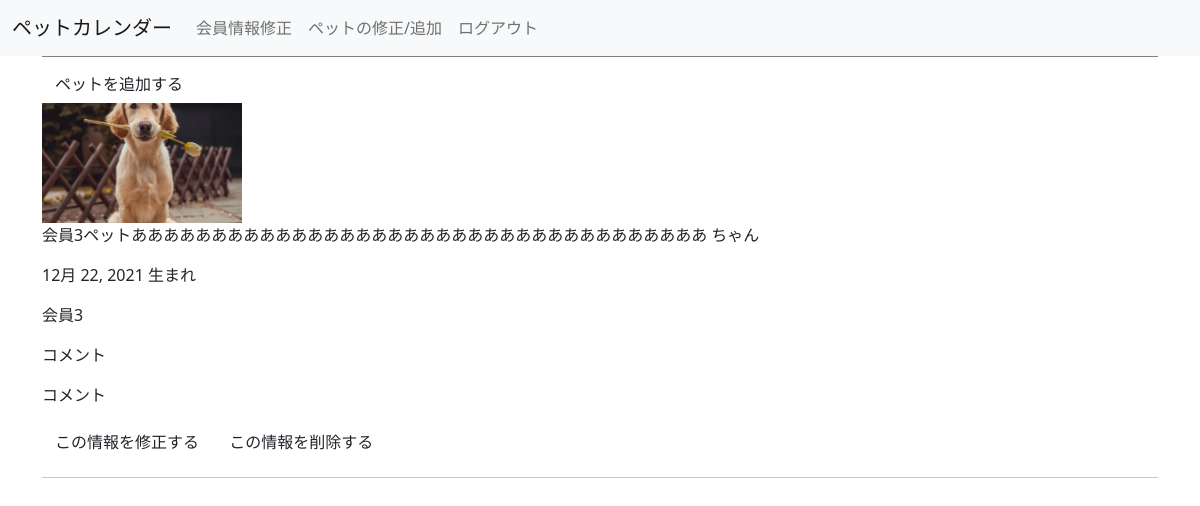
/accounts/list_pet/ (signed in), run on an earlier commit of the app's database.
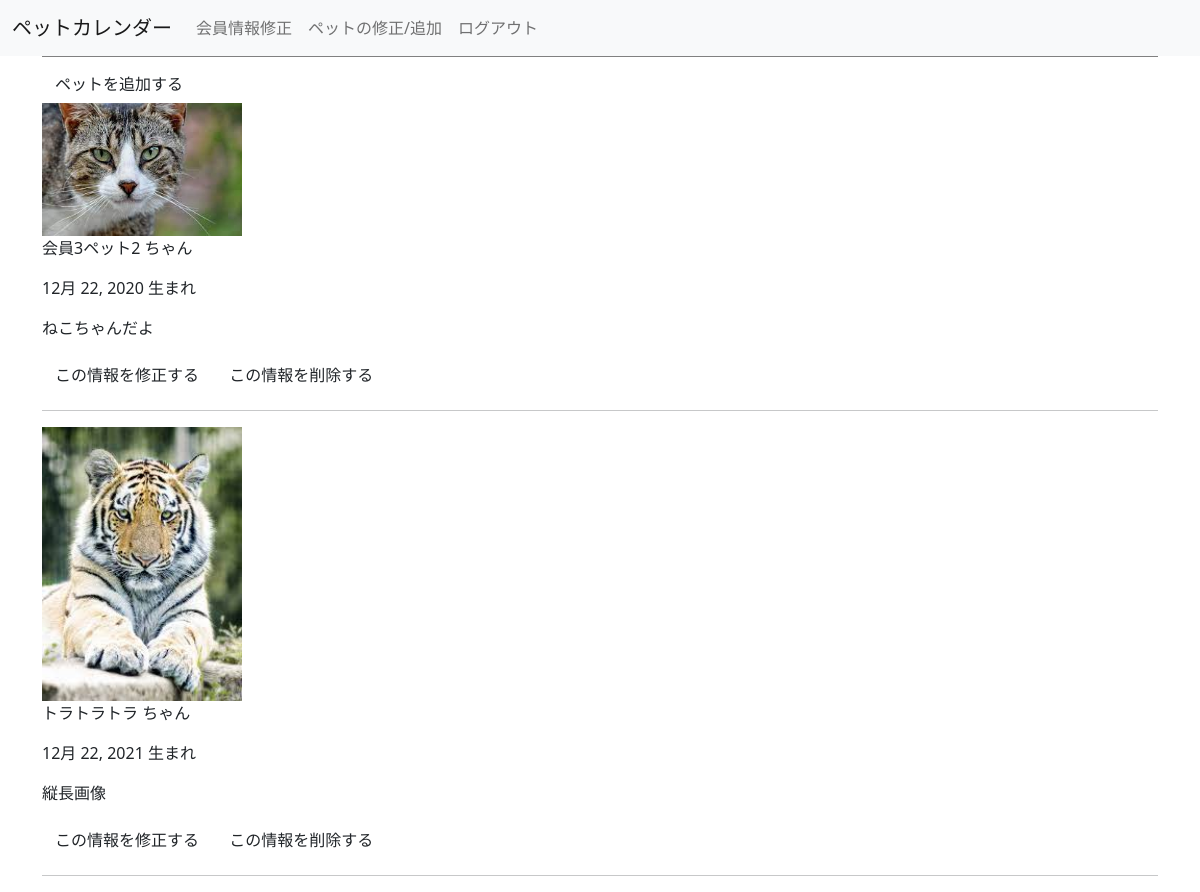
And on a later commit of the database.
### accounts/models.py (models this page shows, shortened)
class Pets(models.Model):
    name = models.CharField(max_length=100, verbose_name="名前")
    gender = models.PositiveIntegerField(verbose_name="性別")
    birthday = models.DateField(verbose_name="誕生日")
    birthday_month = models.PositiveIntegerField(verbose_name="誕生日の月")
    birthday_day = models.PositiveIntegerField(verbose_name="誕生日の日付")
    picture = models.FileField(upload_to='pet/', verbose_name="画像")   # 画像が表示されなければ意味がないので登録必須
    comment = models.CharField(max_length=1000, blank=True)
    user = models.ForeignKey(
        'Users', on_delete=models.CASCADE
    )
    objects = PetsManager()
    class Meta:
        db_table = 'pets'
        verbose_name_plural = 'ペット'
        ordering = ('user',)

### accounts/views.py (the view)
# urls.py: path('list_pet/', views.ListPetView.as_view(), name='list_pet'),
class ListPetView(LoginRequiredMixin, SuccessMessageMixin, ListView):
    model = Pets
    template_name = 'accounts/list_pet.html'
    def get_queryset(self):
        query_set = Pets.objects.filter(user = self.request.user)
        return query_set

### templates/accounts/list_pet.html (shortened to what this page needs)
{% extends 'base.html' %}
{% block content %}
<a class="btn bth-primary" href="{% url 'accounts:regist_pet' %}" role="button">ペットを追加する</a>
<div>
{% for object in object_list %}
{% if object.picture %}
  <img width="200px" src="{{ object.picture.url }}">
{% endif %}
<p>{{ object.name }} ちゃん</p>
<p>{{ object.birthday }} 生まれ</p>
<p>{{ object.comment|linebreaks }}</p>
<a class="btn bth-primary" href="{% url 'accounts:update_pet' object.id %}" role="button">この情報を修正する</a>
<a class="btn bth-primary" href="{% url 'accounts:delete_pet' object.id %}" role="button">この情報を削除する</a>
<hr>
{% endfor %}
</div>
{% endblock %}

### templates/base.html (shortened to what this page needs)
<!DOCTYPE html>
<html lang="ja">
  <head>
    <link href="https://cdn.jsdelivr.net/npm/bootstrap@5.0.0-beta1/dist/css/bootstrap.min.css" rel="stylesheet">
    {% load static %}
    <link rel="stylesheet" href="{% static 'css/pet_calendar.css' %}">
  </head>
  <body>
    <nav class="navbar navbar-expand-lg navbar-light bg-light">
    <div class="container-fluid">
        <a class="navbar-brand" href="{% url 'pet_calendar:home' %}">ペットカレンダー</a>
        <div class="collapse navbar-collapse" id="navbarNavAltMarkup">
            <div class="navbar-nav">
                {% if user.is_authenticated %}
                <a class="nav-link" href="{% url 'accounts:update_user' user.id %}">会員情報修正</a>
                <a class="nav-link" href="{% url 'accounts:list_pet' %}">ペットの修正/追加</a>
                <a class="nav-link" href="{% url 'accounts:user_logout' %}">ログアウト</a>
                {% else %}
                <a class="nav-link" href="{% url 'accounts:regist_user' %}">会員登録</a>
                <a class="nav-link" href="{% url 'accounts:user_login' %}">ログイン</a>
                {% endif %}
            </div>
        </div>
    </div>
    </nav>
    <div class="container">
    <h1 class="page-h1">{% block head1 %}{% endblock %}</h1>
    {% block content %}{% endblock %}
    </div>
  </body>
</html>

### static/css/pet_calendar.css (style rules this page uses)
.page-h1 { font-size: 1.25rem; border-bottom:1px solid gray; }

What changed in the data, as far as the page shows it:
removed Pets: picture (picture), name "会員3ペットああああああああああああああああああああああああああああああああああああ", birthday "12月 22, 2021", comment "会員3 コメント コメント"
added Pets: picture (picture), name "会員3ペット2", birthday "12月 22, 2020", comment "ねこちゃんだよ"
added Pets: picture (picture), name "トラトラトラ", birthday "12月 22, 2021", comment "縦長画像"
